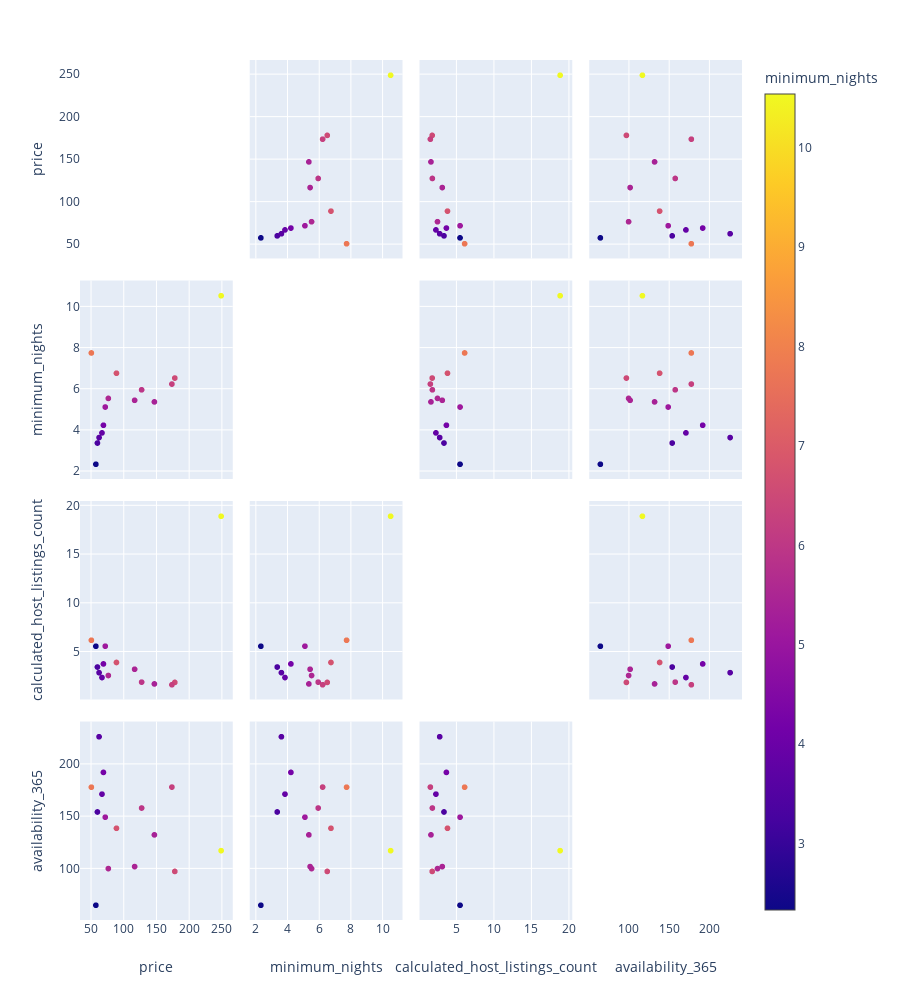

The cell this chart's notebook holds for it:
### Code cell
# Correlaciones por grupos
fig = px.scatter_matrix(room_types_neighbourhoods,
                        height=1000,
                        width=900,
                        color="minimum_nights")
fig.update_traces(diagonal_visible=False)
fig.show()

### Figure 1 — Plotly figure (JSON) as saved in the notebook; plotly's stock layout.template omitted (floating-point values rounded to 4 significant figures)
{"data": [{"diagonal": {"visible": false}, "dimensions": [{"axis": {"matches": true}, "label": "price", "values": [127.5, 66.79, 59.8, 178.3, 76.5, 50.53, 249.2, 116.8, 88.98, 147.1, 71.76, 69.02, 173.8, 62.29, 57.44]}, {"axis": {"matches": true}, "label": "minimum_nights", "values": [5.958, 3.859, 3.367, 6.531, 5.539, 7.753, 10.54, 5.447, 6.767, 5.37, 5.12, 4.232, 6.239, 3.633, 2.333]}, {"axis": {"matches": true}, "label": "calculated_host_listings_count", "values": [1.865, 2.339, 3.417, 1.838, 2.547, 6.172, 18.92, 3.188, 3.885, 1.678, 5.56, 3.737, 1.597, 2.84, 5.556]}, {"axis": {"matches": true}, "label": "availability_365", "values": [158, 171.3, 154.2, 97.21, 99.92, 178.0, 117.1, 101.8, 138.6, 132.3, 149.2, 192.2, 178.1, 226.4, 64.78]}], "hoverlabel": {"namelength": 0}, "hovertemplate": "%{xaxis.title.text}=%{x}<br>%{yaxis.title.text}=%{y}<br>minimum_nights=%{marker.color}", "legendgroup": "", "marker": {"color": [5.958, 3.859, 3.367, 6.531, 5.539, 7.753, 10.54, 5.447, 6.767, 5.37, 5.12, 4.232, 6.239, 3.633, 2.333], "coloraxis": "coloraxis", "symbol": "circle"}, "name": "", "showlegend": false, "type": "splom"}], "layout": {"coloraxis": {"colorbar": {"title": {"text": "minimum_nights"}}, "colorscale": [[0, "#0d0887"], [0.1111, "#46039f"], [0.2222, "#7201a8"], [0.3333, "#9c179e"], [0.4444, "#bd3786"], [0.5556, "#d8576b"], [0.6667, "#ed7953"], [0.7778, "#fb9f3a"], [0.8889, "#fdca26"], [1, "#f0f921"]]}, "dragmode": "select", "height": 1000, "legend": {"tracegroupgap": 0}, "margin": {"t": 60}, "width": 900}}
